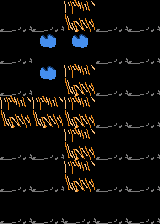

A 2D game scene composited from a Tiled map and its tileset images. What follows is a short description and the map's XML, with every tile layer's data as written:
An orthogonal 5x7 tile map with 32x32 px tiles, 1 tile layer (Tile Layer 1).

<map version="1.0" orientation="orthogonal" renderorder="right-down" width="5" height="7" tilewidth="32" tileheight="32">
 <properties>
  <property name="BeforeImage" value="4" />
  <property name="BeforeText" value="This is water tower. It will flood all empty spaces and corresponding buildings. Flood destroys building a little." />
  <property name="Interventions" value="3" />
 </properties>
 <tileset firstgid="1" name="buildings" tilewidth="32" tileheight="32">
  <image source="../Images/buildings.png" width="224" height="32" />
 </tileset>
 <layer name="Tile Layer 1" width="5" height="7">
  <data>
   <tile gid="7" />
   <tile gid="7" />
   <tile gid="1" />
   <tile gid="7" />
   <tile gid="7" />
   <tile gid="7" />
   <tile gid="4" />
   <tile gid="4" />
   <tile gid="7" />
   <tile gid="7" />
   <tile gid="7" />
   <tile gid="4" />
   <tile gid="1" />
   <tile gid="7" />
   <tile gid="7" />
   <tile gid="1" />
   <tile gid="1" />
   <tile gid="1" />
   <tile gid="7" />
   <tile gid="7" />
   <tile gid="7" />
   <tile gid="7" />
   <tile gid="1" />
   <tile gid="7" />
   <tile gid="7" />
   <tile gid="7" />
   <tile gid="7" />
   <tile gid="1" />
   <tile gid="7" />
   <tile gid="7" />
   <tile gid="7" />
   <tile gid="7" />
   <tile gid="7" />
   <tile gid="7" />
   <tile gid="7" />
  </data>
 </layer>
</map>
